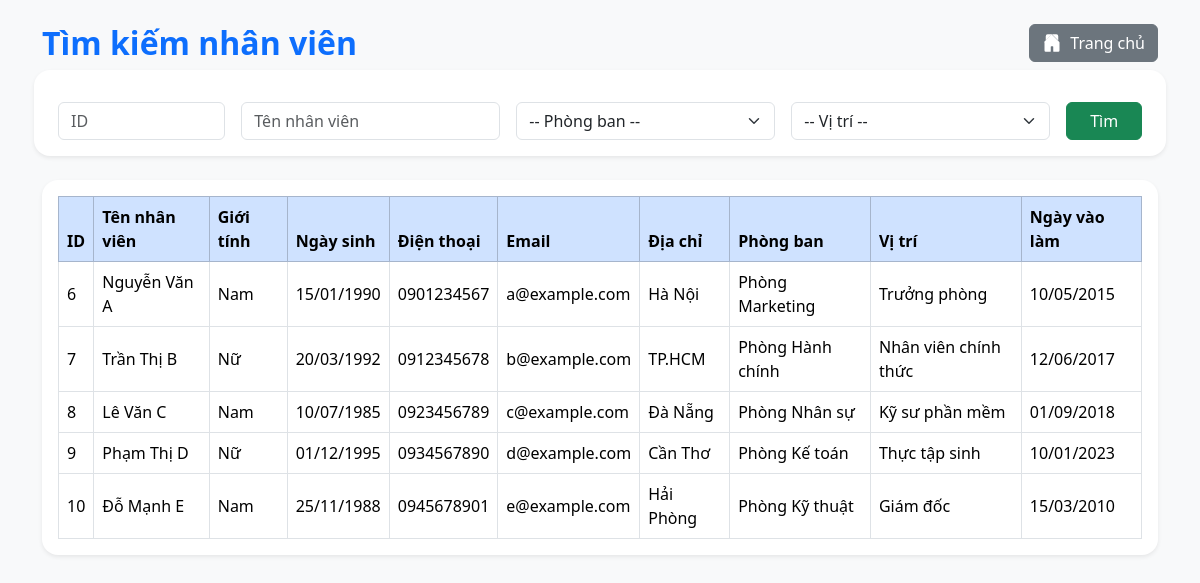
The app's page /timkiem_nv.php with its own data.
### tables this page shows
CREATE TABLE `nhanvien` (
  `id` int(11) NOT NULL,
  `tennv` varchar(100) DEFAULT NULL,
  `gioitinh` enum('Nam','Nữ') DEFAULT NULL,
  `ngaysinh` date DEFAULT NULL,
  `dienthoai` varchar(20) DEFAULT NULL,
  `email` varchar(100) DEFAULT NULL,
  `diachi` text DEFAULT NULL,
  `phongban_id` int(11) DEFAULT NULL,
  `vitri_id` int(11) DEFAULT NULL,
  `ngay_vao_lam` date DEFAULT NULL
);

CREATE TABLE `phongban` (
  `id` int(11) NOT NULL,
  `tenpb` varchar(255) NOT NULL,
  `mota` varchar(255) DEFAULT NULL
);

CREATE TABLE `vitri` (
  `id` int(11) NOT NULL,
  `tenvt` varchar(100) DEFAULT NULL,
  `luong_cb` decimal(10,2) DEFAULT NULL
);

### timkiem_nv.php (the view, shortened to what this page needs)
<?php
$conn = new PDO("mysql:host=localhost;dbname= qlnv", "root", "");
$conn->setAttribute(PDO::ATTR_ERRMODE, PDO::ERRMODE_EXCEPTION);
$params = [];
$sql = "SELECT nv.id, nv.tennv, nv.gioitinh, nv.ngaysinh, nv.dienthoai, nv.email, nv.diachi,
               pb.tenpb, vt.tenvt, nv.ngay_vao_lam
        FROM nhanvien nv
        INNER JOIN phongban pb ON nv.phongban_id = pb.id
        INNER JOIN vitri vt ON nv.vitri_id = vt.id";
$stmt = $conn->prepare($sql);
$stmt->execute($params);
$nhanviens = $stmt->fetchAll(PDO::FETCH_ASSOC);
function formatDate($date) {
    return date('d/m/Y', strtotime($date));
}
?>
<!DOCTYPE html>
<html lang="vi">
<head>
    <link rel="stylesheet" href="css/bootstrap.min.css">
</head>
<body style="background: #f8f9fa;">
    <div class="container py-4">
        <div class="d-flex justify-content-between align-items-center mb-4">
            <h2 class="text-primary fw-bold mb-0">Tìm kiếm nhân viên</h2>
            <a href="index.php" class="btn btn-secondary d-flex align-items-center">
                Trang chủ
            </a>
        </div>
        <form method="get" class="row g-3 mb-4 bg-white p-3 rounded-4 shadow-sm">
            <div class="col-md-2">
                <input type="text" name="id" class="form-control" placeholder="ID" value="<?php echo isset($_GET['id']) ? htmlspecialchars($_GET['id']) : ''; ?>">
            </div>
            <div class="col-md-3">
                <input type="text" name="tennv" class="form-control" placeholder="Tên nhân viên" value="<?php echo isset($_GET['tennv']) ? htmlspecialchars($_GET['tennv']) : ''; ?>">
            </div>
            <div class="col-md-3">
                <select name="phongban_id" class="form-select">
                    <option value="">-- Phòng ban --</option>
                </select>
            </div>
            <div class="col-md-3">
                <select name="vitri_id" class="form-select">
                    <option value="">-- Vị trí --</option>
                </select>
            </div>
            <div class="col-md-1 d-grid">
                <button type="submit" class="btn btn-success">Tìm</button>
            </div>
        </form>
        <div class="table-responsive rounded-4 shadow-sm bg-white p-3">
            <table class="table table-bordered align-middle mb-0">
                <thead class="table-primary">
                    <tr>
                        <th>ID</th>
                        <th>Tên nhân viên</th>
                        <th>Giới tính</th>
                        <th>Ngày sinh</th>
                        <th>Điện thoại</th>
                        <th>Email</th>
                        <th>Địa chỉ</th>
                        <th>Phòng ban</th>
                        <th>Vị trí</th>
                        <th>Ngày vào làm</th>
                    </tr>
                </thead>
                <tbody>
                    <?php if (count($nhanviens) > 0): ?>
                        <?php foreach($nhanviens as $nv): ?>
                        <tr>
                            <td><?php echo htmlspecialchars($nv['id']); ?></td>
                            <td><?php echo htmlspecialchars($nv['tennv']); ?></td>
                            <td><?php echo htmlspecialchars($nv['gioitinh']); ?></td>
                            <td><?php echo formatDate($nv['ngaysinh']); ?></td>
                            <td><?php echo htmlspecialchars($nv['dienthoai']); ?></td>
                            <td><?php echo htmlspecialchars($nv['email']); ?></td>
                            <td><?php echo htmlspecialchars($nv['diachi']); ?></td>
                            <td><?php echo htmlspecialchars($nv['tenpb']); ?></td>
                            <td><?php echo htmlspecialchars($nv['tenvt']); ?></td>
                            <td><?php echo formatDate($nv['ngay_vao_lam']); ?></td>
                        </tr>
                        <?php endforeach; ?>
                    <?php else: ?>
                        <tr>
                            <td colspan="10" class="text-center text-muted">Không tìm thấy nhân viên phù hợp.</td>
                        </tr>
                    <?php endif; ?>
                </tbody>
            </table>
        </div>
    </div>
</body>
</html>

### records on screen
nhanvien: id "6", tennv "Nguyễn Văn A", gioitinh "Nam", ngaysinh "15/01/1990", dienthoai "0901234567", email "a@example.com", diachi "Hà Nội", phongban.tenpb "Phòng Marketing", vitri.tenvt "Trưởng phòng", ngay_vao_lam "10/05/2015"
nhanvien: id "7", tennv "Trần Thị B", gioitinh "Nữ", ngaysinh "20/03/1992", dienthoai "0912345678", email "b@example.com", diachi "TP.HCM", phongban.tenpb "Phòng Hành chính", vitri.tenvt "Nhân viên chính thức", ngay_vao_lam "12/06/2017"
nhanvien: id "8", tennv "Lê Văn C", gioitinh "Nam", ngaysinh "10/07/1985", dienthoai "0923456789", email "c@example.com", diachi "Đà Nẵng", phongban.tenpb "Phòng Nhân sự", vitri.tenvt "Kỹ sư phần mềm", ngay_vao_lam "01/09/2018"
nhanvien: id "9", tennv "Phạm Thị D", gioitinh "Nữ", ngaysinh "01/12/1995", dienthoai "0934567890", email "d@example.com", diachi "Cần Thơ", phongban.tenpb "Phòng Kế toán", vitri.tenvt "Thực tập sinh", ngay_vao_lam "10/01/2023"
nhanvien: id "10", tennv "Đỗ Mạnh E", gioitinh "Nam", ngaysinh "25/11/1988", dienthoai "0945678901", email "e@example.com", diachi "Hải Phòng", phongban.tenpb "Phòng Kỹ thuật", vitri.tenvt "Giám đốc", ngay_vao_lam "15/03/2010"
